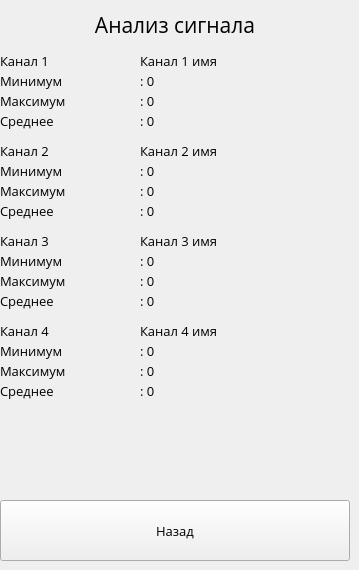
   <widget class="QWidget" name="AnalizePage">
    <widget class="QLabel" name="analyzelabel">
     <property name="geometry">
      <rect>
       <x>0</x>
       <y>0</y>
       <width>350</width>
       <height>50</height>
      </rect>
     </property>
     <property name="font">
      <font>
       <family>Open Sans</family>
       <pointsize>16</pointsize>
      </font>
     </property>
     <property name="text">
      <string>Анализ сигнала</string>
     </property>
     <property name="alignment">
      <set>Qt::AlignCenter</set>
     </property>
    </widget>
    <widget class="QPushButton" name="analyzebackbutton">
     <property name="geometry">
      <rect>
       <x>0</x>
       <y>500</y>
       <width>350</width>
       <height>61</height>
      </rect>
     </property>
     <property name="font">
      <font>
       <family>Open Sans</family>
       <pointsize>10</pointsize>
      </font>
     </property>
     <property name="text">
      <string>Назад</string>
     </property>
    </widget>
    <widget class="QLabel" name="analizelbl_1">
     <property name="geometry">
      <rect>
       <x>0</x>
       <y>40</y>
       <width>121</width>
       <height>41</height>
      </rect>
     </property>
     <property name="font">
      <font>
       <family>Open Sans</family>
       <pointsize>10</pointsize>
      </font>
     </property>
     <property name="text">
      <string>Канал 1</string>
     </property>
    </widget>
    <widget class="QLabel" name="analizenameChannel_1">
     <property name="geometry">
      <rect>
       <x>140</x>
       <y>40</y>
       <width>171</width>
       <height>41</height>
      </rect>
     </property>
     <property name="font">
      <font>
       <family>Open Sans</family>
       <pointsize>10</pointsize>
      </font>
     </property>
     <property name="text">
      <string>Канал 1 имя</string>
     </property>
    </widget>
    <widget class="QLabel" name="analizelblmin_1">
     <property name="geometry">
      <rect>
       <x>0</x>
       <y>60</y>
       <width>121</width>
       <height>41</height>
      </rect>
     </property>
     <property name="font">
      <font>
       <family>Open Sans</family>
       <pointsize>10</pointsize>
      </font>
     </property>
     <property name="text">
      <string>Минимум</string>
     </property>
    </widget>
    <widget class="QLabel" name="analizelblmax_1">
     <property name="geometry">
      <rect>
       <x>0</x>
       <y>80</y>
       <width>121</width>
       <height>41</height>
      </rect>
     </property>
     <property name="font">
      <font>
       <family>Open Sans</family>
       <pointsize>10</pointsize>
      </font>
     </property>
     <property name="text">
      <string>Максимум</string>
     </property>
    </widget>
    <widget class="QLabel" name="analizelblavg_1">
     <property name="geometry">
      <rect>
       <x>0</x>
       <y>100</y>
       <width>121</width>
       <height>41</height>
      </rect>
     </property>
     <property name="font">
      <font>
       <family>Open Sans</family>
       <pointsize>10</pointsize>
      </font>
     </property>
     <property name="text">
      <string>Среднее</string>
     </property>
    </widget>
    <widget class="QLabel" name="analizeminvaluechannel_1">
     <property name="geometry">
      <rect>
       <x>140</x>
       <y>60</y>
       <width>171</width>
       <height>41</height>
      </rect>
     </property>
     <property name="font">
      <font>
       <family>Open Sans</family>
       <pointsize>10</pointsize>
      </font>
     </property>
     <property name="text">
      <string>: 0</string>
     </property>
    </widget>
    <widget class="QLabel" name="analizemaxvaluechannel_1">
     <property name="geometry">
      <rect>
       <x>140</x>
       <y>80</y>
       <width>171</width>
       <height>41</height>
      </rect>
     </property>
     <property name="font">
      <font>
       <family>Open Sans</family>
       <pointsize>10</pointsize>
      </font>
     </property>
     <property name="text">
      <string>: 0</string>
     </property>
    </widget>
    <widget class="QLabel" name="analizeavgvaluechannel_1">
     <property name="geometry">
      <rect>
       <x>140</x>
       <y>100</y>
       <width>171</width>
       <height>41</height>
      </rect>
     </property>
     <property name="font">
      <font>
       <family>Open Sans</family>
       <pointsize>10</pointsize>
      </font>
     </property>
     <property name="text">
      <string>: 0</string>
     </property>
    </widget>
    <widget class="QLabel" name="analizenameChannel_2">
     <property name="geometry">
      <rect>
       <x>140</x>
       <y>130</y>
       <width>171</width>
       <height>41</height>
      </rect>
     </property>
     <property name="font">
      <font>
       <family>Open Sans</family>
       <pointsize>10</pointsize>
      </font>
     </property>
     <property name="text">
      <string>Канал 2 имя</string>
     </property>
    </widget>
    <widget class="QLabel" name="analizelbl_2">
     <property name="geometry">
      <rect>
       <x>0</x>
       <y>130</y>
       <width>121</width>
       <height>41</height>
      </rect>
     </property>
     <property name="font">
      <font>
       <family>Open Sans</family>
       <pointsize>10</pointsize>
      </font>
     </property>
     <property name="text">
      <string>Канал 2</string>
     </property>
    </widget>
    <widget class="QLabel" name="analizelblavg_2">
     <property name="geometry">
      <rect>
       <x>0</x>
       <y>190</y>
       <width>121</width>
       <height>41</height>
      </rect>
     </property>
     <property name="font">
      <font>
       <family>Open Sans</family>
       <pointsize>10</pointsize>
      </font>
     </property>
     <property name="text">
      <string>Среднее</string>
     </property>
    </widget>
    <widget class="QLabel" name="analizeavgvaluechannel_2">
     <property name="geometry">
      <rect>
       <x>140</x>
       <y>190</y>
       <width>171</width>
       <height>41</height>
      </rect>
     </property>
     <property name="font">
      <font>
       <family>Open Sans</family>
       <pointsize>10</pointsize>
      </font>
     </property>
     <property name="text">
      <string>: 0</string>
     </property>
    </widget>
    <widget class="QLabel" name="analizeminvaluechannel_2">
     <property name="geometry">
      <rect>
       <x>140</x>
       <y>150</y>
       <width>171</width>
       <height>41</height>
      </rect>
     </property>
     <property name="font">
      <font>
       <family>Open Sans</family>
       <pointsize>10</pointsize>
      </font>
     </property>
     <property name="text">
      <string>: 0</string>
     </property>
    </widget>
    <widget class="QLabel" name="analizelblmin_2">
     <property name="geometry">
      <rect>
       <x>0</x>
       <y>150</y>
       <width>121</width>
       <height>41</height>
      </rect>
     </property>
     <property name="font">
      <font>
       <family>Open Sans</family>
       <pointsize>10</pointsize>
      </font>
     </property>
     <property name="text">
      <string>Минимум</string>
     </property>
    </widget>
    <widget class="QLabel" name="analizelblmax_2">
     <property name="geometry">
      <rect>
       <x>0</x>
       <y>170</y>
       <width>121</width>
       <height>41</height>
      </rect>
     </property>
     <property name="font">
      <font>
       <family>Open Sans</family>
       <pointsize>10</pointsize>
      </font>
     </property>
     <property name="text">
      <string>Максимум</string>
     </property>
    </widget>
    <widget class="QLabel" name="analizemaxvaluechannel_2">
     <property name="geometry">
      <rect>
       <x>140</x>
       <y>170</y>
       <width>171</width>
       <height>41</height>
      </rect>
     </property>
     <property name="font">
      <font>
       <family>Open Sans</family>
       <pointsize>10</pointsize>
      </font>
     </property>
     <property name="text">
      <string>: 0</string>
     </property>
    </widget>
    <widget class="QLabel" name="analizenameChannel_3">
     <property name="geometry">
      <rect>
       <x>140</x>
       <y>220</y>
       <width>171</width>
       <height>41</height>
      </rect>
     </property>
     <property name="font">
      <font>
       <family>Open Sans</family>
       <pointsize>10</pointsize>
      </font>
     </property>
     <property name="text">
      <string>Канал 3 имя</string>
     </property>
    </widget>
    <widget class="QLabel" name="analizelbl_3">
     <property name="geometry">
      <rect>
       <x>0</x>
       <y>220</y>
       <width>121</width>
       <height>41</height>
      </rect>
     </property>
     <property name="font">
      <font>
       <family>Open Sans</family>
       <pointsize>10</pointsize>
      </font>
     </property>
     <property name="text">
      <string>Канал 3</string>
     </property>
    </widget>
    <widget class="QLabel" name="analizelblavg_3">
     <property name="geometry">
      <rect>
       <x>0</x>
       <y>280</y>
       <width>121</width>
       <height>41</height>
      </rect>
     </property>
     <property name="font">
      <font>
       <family>Open Sans</family>
       <pointsize>10</pointsize>
      </font>
     </property>
     <property name="text">
      <string>Среднее</string>
     </property>
    </widget>
    <widget class="QLabel" name="analizeavgvaluechannel_3">
     <property name="geometry">
      <rect>
       <x>140</x>
       <y>280</y>
       <width>171</width>
       <height>41</height>
      </rect>
     </property>
     <property name="font">
      <font>
       <family>Open Sans</family>
       <pointsize>10</pointsize>
      </font>
     </property>
     <property name="text">
      <string>: 0</string>
     </property>
    </widget>
    <widget class="QLabel" name="analizeminvaluechannel_3">
     <property name="geometry">
      <rect>
       <x>140</x>
       <y>240</y>
       <width>171</width>
       <height>41</height>
      </rect>
     </property>
     <property name="font">
      <font>
       <family>Open Sans</family>
       <pointsize>10</pointsize>
      </font>
     </property>
     <property name="text">
      <string>: 0</string>
     </property>
    </widget>
    <widget class="QLabel" name="analizelblmin_3">
     <property name="geometry">
      <rect>
       <x>0</x>
       <y>240</y>
       <width>121</width>
       <height>41</height>
      </rect>
     </property>
     <property name="font">
      <font>
       <family>Open Sans</family>
       <pointsize>10</pointsize>
      </font>
     </property>
     <property name="text">
      <string>Минимум</string>
     </property>
    </widget>
    <widget class="QLabel" name="analizelblmax_3">
     <property name="geometry">
      <rect>
       <x>0</x>
       <y>260</y>
       <width>121</width>
       <height>41</height>
      </rect>
     </property>
     <property name="font">
      <font>
       <family>Open Sans</family>
       <pointsize>10</pointsize>
      </font>
     </property>
     <property name="text">
      <string>Максимум</string>
     </property>
    </widget>
    <widget class="QLabel" name="analizemaxvaluechannel_3">
     <property name="geometry">
      <rect>
       <x>140</x>
       <y>260</y>
       <width>171</width>
       <height>41</height>
      </rect>
     </property>
     <property name="font">
      <font>
       <family>Open Sans</family>
       <pointsize>10</pointsize>
      </font>
     </property>
     <property name="text">
      <string>: 0</string>
     </property>
    </widget>
    <widget class="QLabel" name="analizenameChannel_4">
     <property name="geometry">
      <rect>
       <x>140</x>
       <y>310</y>
       <width>171</width>
       <height>41</height>
      </rect>
     </property>
     <property name="font">
      <font>
       <family>Open Sans</family>
       <pointsize>10</pointsize>
      </font>
     </property>
     <property name="text">
      <string>Канал 4 имя</string>
     </property>
    </widget>
    <widget class="QLabel" name="analizelbl_4">
     <property name="geometry">
      <rect>
       <x>0</x>
       <y>310</y>
       <width>121</width>
       <height>41</height>
      </rect>
     </property>
     <property name="font">
      <font>
       <family>Open Sans</family>
       <pointsize>10</pointsize>
      </font>
     </property>
     <property name="text">
      <string>Канал 4</string>
     </property>
    </widget>
    <widget class="QLabel" name="analizelblavg_4">
     <property name="geometry">
      <rect>
       <x>0</x>
       <y>370</y>
       <width>121</width>
       <height>41</height>
      </rect>
     </property>
     <property name="font">
      <font>
       <family>Open Sans</family>
       <pointsize>10</pointsize>
      </font>
     </property>
     <property name="text">
      <string>Среднее</string>
     </property>
    </widget>
    <widget class="QLabel" name="analizeavgvaluechannel_4">
     <property name="geometry">
      <rect>
       <x>140</x>
       <y>370</y>
       <width>171</width>
       <height>41</height>
      </rect>
     </property>
     <property name="font">
      <font>
       <family>Open Sans</family>
       <pointsize>10</pointsize>
      </font>
     </property>
     <property name="text">
      <string>: 0</string>
     </property>
    </widget>
    <widget class="QLabel" name="analizeminvaluechannel_4">
     <property name="geometry">
      <rect>
       <x>140</x>
       <y>330</y>
       <width>171</width>
       <height>41</height>
      </rect>
     </property>
     <property name="font">
      <font>
       <family>Open Sans</family>
       <pointsize>10</pointsize>
      </font>
     </property>
     <property name="text">
      <string>: 0</string>
     </property>
    </widget>
    <widget class="QLabel" name="analizelblmin_4">
     <property name="geometry">
      <rect>
       <x>0</x>
       <y>330</y>
       <width>121</width>
       <height>41</height>
      </rect>
     </property>
     <property name="font">
      <font>
       <family>Open Sans</family>
       <pointsize>10</pointsize>
      </font>
     </property>
     <property name="text">
      <string>Минимум</string>
     </property>
    </widget>
    <widget class="QLabel" name="analizelblmax_4">
     <property name="geometry">
      <rect>
       <x>0</x>
       <y>350</y>
       <width>121</width>
       <height>41</height>
      </rect>
     </property>
     <property name="font">
      <font>
       <family>Open Sans</family>
       <pointsize>10</pointsize>
      </font>
     </property>
     <property name="text">
      <string>Максимум</string>
     </property>
    </widget>
    <widget class="QLabel" name="analizemaxvaluechannel_4">
     <property name="geometry">
      <rect>
       <x>140</x>
       <y>350</y>
       <width>171</width>
       <height>41</height>
      </rect>
     </property>
     <property name="font">
      <font>
       <family>Open Sans</family>
       <pointsize>10</pointsize>
      </font>
     </property>
     <property name="text">
      <string>: 0</string>
     </property>
    </widget>
   </widget>
